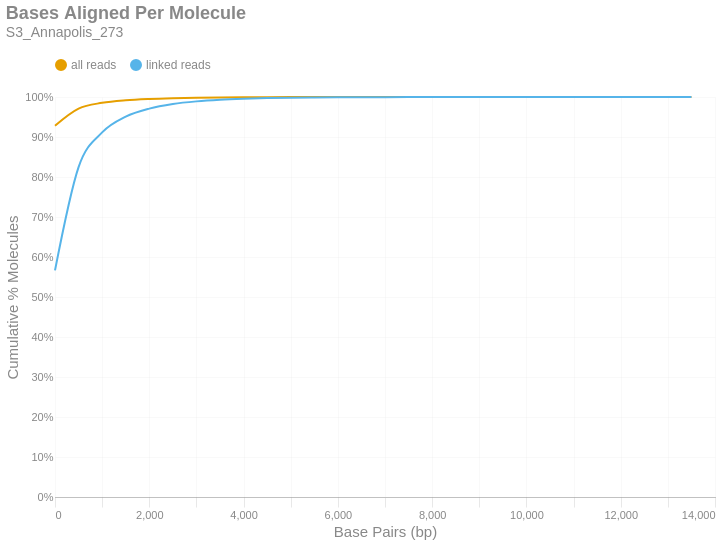

Notebook code for this chart:
### Markdown cell above
### Bases Aligned Per Molecule
This is a cumulative frequency distribution showing the number of base pairs aligned per unique molecule. These data are shown in 500 bp bins. There are two distributions: one with `all reads` (yellow) and another with only `linked reads` (blue). The percent of molecules in the `linked reads` distribution is relative to the total number of linked molecules.

### Code cell
if SKIPLR:
    print_html(f"Skipped")
else:
    binned_df = consolidated_hist(valids['aligned_bp'], mask, 500, True)
    with SafeRender(binned_df):
        (
            density_plot(binned_df, 'Bases Aligned Per Molecule', samplename, 'basesper')
            .encode(
                x=alt.X('bin:Q', title="Base Pairs (bp)").axis(tickMinStep=500).scale(padding=0),
                y=alt.Y('value:Q', title='Cumulative % Molecules')
                    .axis(format='%')
                    .scale(domain = [0,1])
                    .stack(False),
                color=alt.Color("key:N").scale(domain = ["all reads", "linked reads"]),
                tooltip = [
                    alt.Tooltip("key:N", title = "Data Type"),
                    alt.Tooltip("range_label:N", title="Bases Aligned Per Molecule"),
                    alt.Tooltip("value:Q", format = ".2%", title="% Molecules (Cum.)")
                ]
            )
        ).display()

### Figure 1 — Vega-Lite specification as saved in the notebook (floating-point values rounded to 4 significant figures)
{"width": "container", "height": 400, "config": {"title": {"anchor": "start", "dy": -15, "fontSize": 18, "color": "#888888", "subtitleColor": "#888888", "subtitleFontSize": 14}, "arc": {"fill": "#0072B2"}, "axis": {"domainColor": "#888888", "domainWidth": 0.5, "gridWidth": 0.2, "grid": false, "titleFontWeight": 400, "titleFontSize": 15, "labelFontSize": 11, "labelColor": "#888888", "tickColor": "#888888", "tickWidth": 0.2, "titleColor": "#888888"}, "axisBand": {"grid": false}, "axisX": {"grid": true, "tickSize": 10, "domainCap": "round"}, "axisY": {"domain": false, "grid": true, "tickSize": 0, "domainCap": "round"}, "background": "transparent", "header": {"labelFontSize": 15, "labelColor": "#888888", "titleFontSize": 15, "titleFontWeight": 600, "titleColor": "#888888"}, "legend": {"labelFont": "sans-serif", "labelFontSize": 12, "labelColor": "#888888", "symbolSize": 100, "symbolType": "circle", "titleFontSize": 12, "titlePadding": 10, "titleColor": "#888888", "title": null, "orient": "top"}, "range": {"category": ["#E69F00", "#56B4E9", "#009E73", "#F0E442", "#0072B2", "#D55E00", "#CC79A7", "#000000"], "diverging": ["#cfe8f3", "#a2d4ec", "#73bfe2", "#46abdb", "#1696d2", "#12719e"]}, "area": {"fill": "#0072B2", "fillOpacity": 0.7, "line": true, "strokeOpacity": 0.7}, "line": {"color": "#0072B2", "stroke": "#0072B2", "strokeWidth": 2}, "trail": {"color": "#0072B2", "stroke": "#0072B2", "strokeWidth": 0, "size": 1}, "point": {"filled": true, "fillOpacity": 1.0, "size": 95}, "text": {"color": "#888888", "fontSize": 11, "align": "right", "fontWeight": 400, "size": 11}, "bar": {"fill": "#0072B2", "stroke": null}, "view": {"stroke": null, "continuousWidth": 660, "continuousHeight": 400}}, "data": {"name": "data-213faeea34cd25531dd7259f1c2233d4"}, "mark": {"type": "line", "interpolate": "monotone", "point": {"opacity": 0, "size": 275}}, "encoding": {"color": {"field": "key", "scale": {"domain": ["all reads", "linked reads"]}, "type": "nominal"}, "tooltip": [{"field": "key", "title": "Data Type", "type": "nominal"}, {"field": "range_label", "title": "Bases Aligned Per Molecule", "type": "nominal"}, {"field": "value", "format": ".2%", "title": "% Molecules (Cum.)", "type": "quantitative"}], "x": {"axis": {"tickMinStep": 500}, "field": "bin", "scale": {"padding": 0}, "title": "Base Pairs (bp)", "type": "quantitative"}, "y": {"axis": {"format": "%"}, "field": "value", "scale": {"domain": [0, 1]}, "stack": false, "title": "Cumulative % Molecules", "type": "quantitative"}}, "params": [{"name": "param_c36ac31b6afebe62", "select": {"type": "point", "fields": ["key"]}, "bind": "legend"}], "title": {"text": "Bases Aligned Per Molecule", "subtitle": "S3_Annapolis_273"}, "transform": [{"fold": ["all reads (cumsum)", "linked reads (cumsum)"]}, {"calculate": "replace(datum.key, ' (cumsum)', '')", "as": "key"}, {"filter": {"param": "param_c36ac31b6afebe62"}}], "usermeta": {"embedOptions": {"downloadFileName": "S3_Annapolis_273.basesper"}}, "$schema": "https://vega.github.io/schema/vega-lite/v6.1.0.json", "datasets": {"data-213faeea34cd25531dd7259f1c2233d4": [{"bin": "0.0", "interval": "0.0-500.0", "all reads": 0.9284, "linked reads": 0.5665, "all reads (cumsum)": 0.9284, "linked reads (cumsum)": 0.5665, "range_label": "0-499"}, {"bin": "500.0", "interval": "500.0-1000.0", "all reads": 0.04279, "linked reads": 0.2582, "all reads (cumsum)": 0.9711, "linked reads (cumsum)": 0.8248, "range_label": "500-999"}, {"bin": "1000.0", "interval": "1000.0-1500.0", "all reads": 0.01429, "linked reads": 0.08675, "all reads (cumsum)": 0.9854, "linked reads (cumsum)": 0.9115, "range_label": "1000-1499"}, {"bin": "1500.0", "interval": "1500.0-2000.0", "all reads": 0.006484, "linked reads": 0.03938, "all reads (cumsum)": 0.9919, "linked reads (cumsum)": 0.9509, "range_label": "1500-1999"}, {"bin": "2000.0", "interval": "2000.0-2500.0", "all reads": 0.003305, "linked reads": 0.02008, "all reads (cumsum)": 0.9952, "linked reads (cumsum)": 0.971, "range_label": "2000-2499"}, {"bin": "2500.0", "interval": "2500.0-3000.0", "all reads": 0.001884, "linked reads": 0.01145, "all reads (cumsum)": 0.9971, "linked reads (cumsum)": 0.9824, "range_label": "2500-2999"}, {"bin": "3000.0", "interval": "3000.0-3500.0", "all reads": 0.00109, "linked reads": 0.006619, "all reads (cumsum)": 0.9982, "linked reads (cumsum)": 0.9891, "range_label": "3000-3499"}, {"bin": "3500.0", "interval": "3500.0-4000.0", "all reads": 0.0006756, "linked reads": 0.004104, "all reads (cumsum)": 0.9989, "linked reads (cumsum)": 0.9932, "range_label": "3500-3999"}, {"bin": "4000.0", "interval": "4000.0-4500.0", "all reads": 0.0004082, "linked reads": 0.002479, "all reads (cumsum)": 0.9993, "linked reads (cumsum)": 0.9956, "range_label": "4000-4499"}, {"bin": "4500.0", "interval": "4500.0-5000.0", "all reads": 0.0002591, "linked reads": 0.001574, "all reads (cumsum)": 0.9995, "linked reads (cumsum)": 0.9972, "range_label": "4500-4999"}, {"bin": "5000.0", "interval": "5000.0-5500.0", "all reads": 0.0001635, "linked reads": 0.0009932, "all reads (cumsum)": 0.9997, "linked reads (cumsum)": 0.9982, "range_label": "5000-5499"}, {"bin": "5500.0", "interval": "5500.0-6000.0", "all reads": 9.303e-05, "linked reads": 0.0005651, "all reads (cumsum)": 0.9998, "linked reads (cumsum)": 0.9988, "range_label": "5500-5999"}, {"bin": "6000.0", "interval": "6000.0-6500.0", "all reads": 6.69e-05, "linked reads": 0.0004064, "all reads (cumsum)": 0.9999, "linked reads (cumsum)": 0.9992, "range_label": "6000-6499"}, {"bin": "6500.0", "interval": "6500.0-7000.0", "all reads": 4.335e-05, "linked reads": 0.0002633, "all reads (cumsum)": 0.9999, "linked reads (cumsum)": 0.9994, "range_label": "6500-6999"}, {"bin": "7000.0", "interval": "7000.0-7500.0", "all reads": 2.375e-05, "linked reads": 0.0001443, "all reads (cumsum)": 0.9999, "linked reads (cumsum)": 0.9996, "range_label": "7000-7499"}, {"bin": "7500.0", "interval": "7500.0-8000.0", "all reads": 1.979e-05, "linked reads": 0.0001202, "all reads (cumsum)": 1.0, "linked reads (cumsum)": 0.9997, "range_label": "7500-7999"}, {"bin": "8000.0", "interval": "8000.0-8500.0", "all reads": 1.425e-05, "linked reads": 8.657e-05, "all reads (cumsum)": 1.0, "linked reads (cumsum)": 0.9998, "range_label": "8000-8499"}, {"bin": "8500.0", "interval": "8500.0-9000.0", "all reads": 1.247e-05, "linked reads": 7.575e-05, "all reads (cumsum)": 1.0, "linked reads (cumsum)": 0.9999, "range_label": "8500-8999"}, {"bin": "9000.0", "interval": "9000.0-9500.0", "all reads": 5.146e-06, "linked reads": 3.126e-05, "all reads (cumsum)": 1.0, "linked reads (cumsum)": 0.9999, "range_label": "9000-9499"}, {"bin": "9500.0", "interval": "9500.0-10000.0", "all reads": 4.157e-06, "linked reads": 2.525e-05, "all reads (cumsum)": 1.0, "linked reads (cumsum)": 0.9999, "range_label": "9500-9999"}, {"bin": "10000.0", "interval": "10000.0-10500.0", "all reads": 4.948e-06, "linked reads": 3.006e-05, "all reads (cumsum)": 1.0, "linked reads (cumsum)": 1.0, "range_label": "10000-10499"}, {"bin": "10500.0", "interval": "10500.0-11000.0", "all reads": 1.781e-06, "linked reads": 1.082e-05, "all reads (cumsum)": 1.0, "linked reads (cumsum)": 1.0, "range_label": "10500-10999"}, {"bin": "11000.0", "interval": "11000.0-11500.0", "all reads": 1.979e-06, "linked reads": 1.202e-05, "all reads (cumsum)": 1.0, "linked reads (cumsum)": 1.0, "range_label": "11000-11499"}, {"bin": "11500.0", "interval": "11500.0-12000.0", "all reads": 9.897e-07, "linked reads": 6.012e-06, "all reads (cumsum)": 1.0, "linked reads (cumsum)": 1.0, "range_label": "11500-11999"}, {"bin": "12000.0", "interval": "12000.0-12500.0", "all reads": 0.0, "linked reads": 0.0, "all reads (cumsum)": 1.0, "linked reads (cumsum)": 1.0, "range_label": "12000-12499"}, {"bin": "12500.0", "interval": "12500.0-13000.0", "all reads": 3.959e-07, "linked reads": 2.405e-06, "all reads (cumsum)": 1.0, "linked reads (cumsum)": 1.0, "range_label": "12500-12999"}, {"bin": "13000.0", "interval": "13000.0-13500.0", "all reads": 9.897e-07, "linked reads": 6.012e-06, "all reads (cumsum)": 1.0, "linked reads (cumsum)": 1.0, "range_label": "13000-13499"}, {"bin": "13500.0", "interval": "13500.0-14000.0", "all reads": 3.959e-07, "linked reads": 2.405e-06, "all reads (cumsum)": 1.0, "linked reads (cumsum)": 1.0, "range_label": "13500-13999"}]}}
